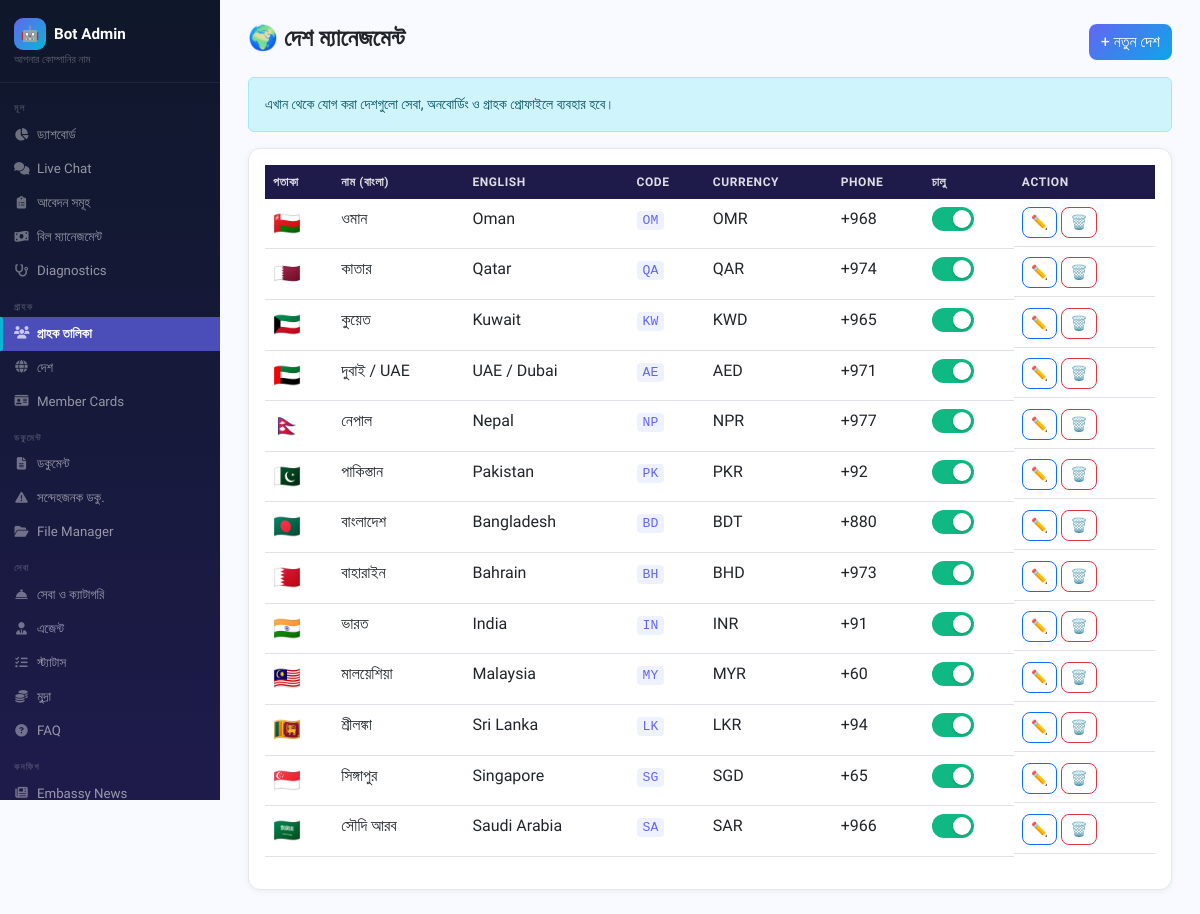
The app's page /admin/customers.php?tab=countries (signed in) with its own data.
### tables this page shows
CREATE TABLE IF NOT EXISTS `settings` (
  `id`            INT AUTO_INCREMENT PRIMARY KEY,
  `setting_key`   VARCHAR(100) NOT NULL UNIQUE,
  `setting_value` TEXT,
  `description`   VARCHAR(255),
  `updated_at`    TIMESTAMP DEFAULT CURRENT_TIMESTAMP ON UPDATE CURRENT_TIMESTAMP
);

CREATE TABLE IF NOT EXISTS `countries` (
  `id`           INT AUTO_INCREMENT PRIMARY KEY,
  `name_bn`      VARCHAR(100) NOT NULL,
  `name_en`      VARCHAR(100) NOT NULL,
  `code`         VARCHAR(5)   NOT NULL,
  `currency`     VARCHAR(10)  DEFAULT 'USD',
  `phone_prefix` VARCHAR(10)  DEFAULT '',
  `flag_emoji`   VARCHAR(10)  DEFAULT '',
  `is_active`    TINYINT(1)   DEFAULT 1,
  `created_at`   TIMESTAMP    DEFAULT CURRENT_TIMESTAMP
);

### config/database.php (called while the page is built, shortened)
<?php
class Database {
    private static ?Database $instance = null;
    private PDO $pdo;
    private function __construct() {
        try {
            $dsn = 'mysql:host=' . DB_HOST . ';dbname=' . DB_NAME . ';charset=utf8mb4';
            $this->pdo = new PDO($dsn, DB_USER, DB_PASS, [
                PDO::ATTR_ERRMODE            => PDO::ERRMODE_EXCEPTION,
                PDO::ATTR_DEFAULT_FETCH_MODE => PDO::FETCH_ASSOC,
                PDO::ATTR_EMULATE_PREPARES   => false,
                PDO::MYSQL_ATTR_INIT_COMMAND =>
                    "SET NAMES utf8mb4 COLLATE utf8mb4_unicode_ci; " .
                    "SET character_set_client    = utf8mb4; " .
                    "SET character_set_results   = utf8mb4; " .
                    "SET character_set_connection= utf8mb4;",
            ]);
        } catch (PDOException $e) {
            error_log('[BOT-DB] ' . $e->getMessage());
            http_response_code(200);
            exit('{"ok":true}');
        }
    }
    public static function getInstance(): self {
        if (!self::$instance) self::$instance = new self();
        return self::$instance;
    }
    public function fetchOne(string $sql, array $p = []): ?array {
        $s = $this->pdo->prepare($sql);
        $s->execute($p);
        return $s->fetch() ?: null;
    }
    public function fetchAll(string $sql, array $p = []): array {
        $s = $this->pdo->prepare($sql);
        $s->execute($p);
        return $s->fetchAll();
    }
}

### config/config.php (called while the page is built, shortened)
<?php
require_once __DIR__ . '/database.php';
class Config {
    public static function get(string $key, string $default = ''): string {
        try {
            $r = Database::getInstance()->fetchOne(
                "SELECT setting_value FROM settings WHERE setting_key=?", [$key]
            );
            return self::$cache[$key] = $r ? ($r['setting_value'] ?? $default) : $default;
        } catch (Exception $e) { return $default; }
    }
}

### admin/customers.php (the view, shortened to what this page needs)
<?php
require_once dirname(__DIR__).'/config/config.php';
$db   = Database::getInstance();
$tab  = $_GET['tab'] ?? 'customers';
$customers = []; $countries = []; $services = []; $statuses = []; $menuItems = []; $aiStats = [];
try { $customers = $db->fetchAll("SELECT c.*,co.name_bn as country_name FROM customers c LEFT JOIN countries co ON c.country_id=co.id ORDER BY c.created_at DESC"); } catch(Exception $e) {}
try { $countries = $db->fetchAll("SELECT * FROM countries ORDER BY name_bn"); } catch(Exception $e) {}
?>
<!DOCTYPE html>
<html lang="bn">
<head>
<link rel="stylesheet" href="https://cdn.jsdelivr.net/npm/bootstrap@5.3.0/dist/css/bootstrap.min.css">
<link rel="stylesheet" href="https://cdnjs.cloudflare.com/ajax/libs/font-awesome/6.4.0/css/all.min.css">
<link rel="stylesheet" href="/admin/admin.css">
</head>
<body>
<?php $currentPage = 'customers'; include __DIR__.'/sidebar.php'; ?>
<div class="main">
<?php if ($tab==='customers'): ?>
<div class="d-flex justify-content-between align-items-center mb-3">
    <h4 class="fw-bold">👥 গ্রাহক তালিকা (<?=count($customers)?>)</h4>
    <div class="d-flex gap-2">
        <input type="text" id="srch" class="form-control" placeholder="নাম/মোবাইল..." style="width:200px">
        <button class="btn btn-success" onclick="openAddAppModal(null)"><i class="fa fa-plus"></i> আবেদন যোগ</button>
    </div>
</div>
<div class="card p-3">
<div class="table-responsive">
<table class="table table-hover" id="custTbl">
    <thead><tr><th>নাম</th><th>মোবাইল</th><th>দেশ</th><th>Platform</th><th>যোগদান</th><th>অ্যাকশন</th></tr></thead>
    <tbody>
    <?php foreach ($customers as $c): ?>
    <tr>
        <td>
            <div class="fw-semibold"><?=htmlspecialchars($c['name']??'—')?></div>
            <small class="text-muted"><?=htmlspecialchars($c['mobile']??'')?></small>
        </td>
        <td><?=htmlspecialchars($c['mobile']??'—')?></td>
        <td><?=htmlspecialchars($c['country_name']??'—')?></td>
        <td><?php
    $plt = strtolower($c['platform'] ?? '');
    $pcolor = match($plt) {
        'telegram'  => 'background:#29B6F6;color:#fff',
        'whatsapp'  => 'background:#25D366;color:#fff',
        'messenger' => 'background:#0084FF;color:#fff',
        default     => 'background:#6366F1;color:#fff',
    };
    $picon = match($plt) {
        'telegram'  => '✈',
        'whatsapp'  => '💬',
        'messenger' => '💙',
        default     => '🤖',
    };
?><span class="badge" style="<?=$pcolor?>;font-size:.72rem;padding:4px 9px;border-radius:20px">
    <?=$picon?> <?=strtoupper($plt)?>
</span></td>
        <td><small><?=date('d/m/Y',strtotime($c['created_at']))?></small></td>
        <td>
            <div class="d-flex gap-1 flex-wrap">
                <button class="btn btn-sm btn-primary py-0" onclick="openCustomerDetail(<?=(int)$c['id']?>, this.getAttribute('data-name'))" data-name="<?=htmlspecialchars($c['name']??'Customer',ENT_QUOTES)?>"  title="বিস্তারিত — আবেদন, পেমেন্ট, ডকুমেন্ট">📊 বিস্তারিত</button>
                <button class="btn btn-sm btn-success py-0" onclick="openAddAppModal(<?=(int)$c['id']?>)" title="আবেদন যোগ">➕</button>
                <button class="btn btn-sm btn-outline-primary py-0" onclick="openEdit(this)" data-customer='<?=htmlspecialchars(json_encode($c,JSON_UNESCAPED_UNICODE),ENT_QUOTES)?>'  title="এডিট">✏️</button>
                <a href="/admin/?page=chat&cid=<?=$c['id']?>" class="btn btn-sm btn-outline-secondary py-0">💬</a>
                <
                <button class="btn btn-sm btn-outline-danger py-0" onclick="deleteCustomer(<?=(int)$c['id']?>, this.getAttribute('data-name'))" data-name="<?=htmlspecialchars($c['name']??'Customer',ENT_QUOTES)?>">🗑️</button>
            </div>
        </td>
    </tr>
    <?php endforeach; ?>
    </tbody>
</table>
</div>
</div>
<?php elseif ($tab==='countries'): ?>
<div class="d-flex justify-content-between align-items-center mb-3">
    <h4 class="fw-bold">🌍 দেশ ম্যানেজমেন্ট</h4>
    <button class="btn btn-primary" onclick="openCountryModal()">+ নতুন দেশ</button>
</div>
<div class="alert alert-info small">এখান থেকে যোগ করা দেশগুলো সেবা, অনবোর্ডিং ও গ্রাহক প্রোফাইলে ব্যবহার হবে।</div>
<div class="card p-3">
<table class="table table-hover">
    <thead><tr><th>পতাকা</th><th>নাম (বাংলা)</th><th>English</th><th>Code</th><th>Currency</th><th>Phone</th><th>চালু</th><th>Action</th></tr></thead>
    <tbody>
    <?php foreach ($countries as $co): ?>
    <tr>
        <td style="font-size:1.4rem"><?=htmlspecialchars($co['flag_emoji']??'')?></td>
        <td><?=htmlspecialchars($co['name_bn'])?></td>
        <td><?=htmlspecialchars($co['name_en']??'')?></td>
        <td><code><?=htmlspecialchars($co['code']??'')?></code></td>
        <td><?=htmlspecialchars($co['currency']??'')?></td>
        <td><?=htmlspecialchars($co['phone_prefix']??'')?></td>
        <td><label class="toggle-feature"><input type="checkbox" <?=$co['is_active']?'checked':''?> onchange="api({action:'toggle_country',id:<?=(int)$co['id']?>})"><span class="toggle-slider"></span></label></td>
        <td class="d-flex gap-1">
            <button class="btn btn-sm btn-outline-primary" onclick="editCountry(this)" data-country='<?=htmlspecialchars(json_encode($co,JSON_UNESCAPED_UNICODE),ENT_QUOTES)?>'>✏️</button>
            <button class="btn btn-sm btn-outline-danger" onclick="delGeneric('delete_country',<?=(int)$co['id']?>)">🗑️</button>
        </td>
    </tr>
    <?php endforeach; ?>
    </tbody>
</table>
</div>
<?php endif; ?>
</div>
</body>
</html>

### admin/sidebar.php (shortened to what this page needs)
<?php
function _nl(string $url, string $icon, string $label, string $id, string $cp, int $badge=0): void {
    $a = $cp === $id ? ' active' : '';
    $b = $badge > 0 ? "<span class='sb-badge'>$badge</span>" : '';
    echo "<a href='$url' class='sb-link$a'><i class='fas $icon'></i><span>$label</span>$b</a>\n";
}
$cp = $currentPage;
?>
<div class="sb">
  <div class="sb-brand">
    <div class="sb-logo">
      <div class="sb-icon">🤖</div>
      <span>Bot Admin</span>
    </div>
    <div class="sb-sub"><?= htmlspecialchars(Config::get('company_name','আপনার কোম্পানির নাম')) ?></div>
  </div>
  <nav style="flex:1;padding:6px 0;">
    <span class="sb-section">মূল</span>
    <?php
    _nl('/admin/',                            'fa-chart-pie',          'ড্যাশবোর্ড',       'dashboard',    $cp);
    ?>
    <span class="sb-section">গ্রাহক</span>
    <span class="sb-section">ডকুমেন্ট</span>
    <span class="sb-section">সেবা</span>
    <span class="sb-section">কনফিগ</span>
  </nav>
</div>

### admin/admin.css (style rules this page uses)
body { font-family: 'Hind Siliguri', 'Segoe UI', sans-serif; background: #F8FAFF; }
.table thead th { background: #1E1B4B; color: rgba(255,255,255,.85); font-size: .75rem; font-weight: 600; letter-spacing: .05em; text-transform: uppercase; border: none; }
.card { border-radius: 12px; border: 1px solid #E5E7EB; box-shadow: 0 1px 6px rgba(0,0,0,.06); }
.btn { border-radius: 8px; font-weight: 500; }
.btn-primary { background: linear-gradient(135deg, #6366F1, #0EA5E9); border: none; }
.toggle-feature { position: relative; display: inline-block; width: 42px; height: 24px; }
.toggle-slider { position: absolute; inset: 0; background: #CBD5E1; border-radius: 24px; cursor: pointer; transition: .2s; }
.toggle-slider::before { content: ''; position: absolute; width: 18px; height: 18px; left: 3px; bottom: 3px; background: #fff; border-radius: 50%; transition: .2s; box-shadow: 0 1px 3px rgba(0,0,0,.2); }
.toggle-feature input:checked + .toggle-slider { background: #10B981; }
.toggle-feature input:checked + .toggle-slider::before { transform: translateX(18px); }
code { background: #EEF2FF; color: #6366F1; padding: 2px 6px; border-radius: 4px; font-size: .82rem; }

### admin/sidebar.php (style rules this page uses)
.sb { position:fixed;top:0;left:0;width:220px;height:100vh; background:#0F172A;background:linear-gradient(180deg,#0F172A 0%,#1E1B4B 100%); display:flex;flex-direction:column;overflow-y:auto;overflow-x:hidden; z-index:1040;font-family:'Hind Siliguri','Segoe UI',sans-serif; }
.sb-brand { padding:18px 14px 14px;border-bottom:1px solid rgba(255,255,255,.06);flex-shrink:0; }
.sb-logo { display:flex;align-items:center;gap:8px;color:#fff;font-size:.95rem;font-weight:700; }
.sb-icon { width:32px;height:32px;border-radius:9px; background:linear-gradient(135deg,#6366F1,#06B6D4); display:flex;align-items:center;justify-content:center;font-size:.95rem;flex-shrink:0; }
.sb-sub { font-size:.68rem;color:rgba(255,255,255,.3);margin-top:2px; overflow:hidden;text-overflow:ellipsis;white-space:nowrap; }
.sb-section { font-size:.58rem;font-weight:700;letter-spacing:.13em;text-transform:uppercase; color:rgba(255,255,255,.2);padding:12px 14px 3px;display:block; }
.sb-link { display:flex!important;align-items:center;gap:8px; padding:8px 14px;color:rgba(255,255,255,.55)!important; text-decoration:none!important;font-size:.83rem; transition:background .12s,color .12s;position:relative; white-space:nowrap;line-height:1.35; }
.sb-link i { width:15px;text-align:center;font-size:.78rem;flex-shrink:0;opacity:.7; }
.sb-link span { flex:1; }
.sb-link.active { background:rgba(99,102,241,.7)!important;color:#fff!important;font-weight:600; }
.sb-link.active::before { content:'';position:absolute;left:0;top:0;bottom:0; width:3px;background:#06B6D4;border-radius:0 2px 2px 0; }
.main { margin-left:220px;padding:24px 28px;min-height:100vh;background:#F8FAFF; }

### records on screen
settings: setting_value "আপনার কোম্পানির নাম"
countries: flag_emoji "🇴🇲", name_bn "ওমান", name_en "Oman", code "OM", currency "OMR", phone_prefix "+968"
countries: flag_emoji "🇶🇦", name_bn "কাতার", name_en "Qatar", code "QA", currency "QAR", phone_prefix "+974"
countries: flag_emoji "🇰🇼", name_bn "কুয়েত", name_en "Kuwait", code "KW", currency "KWD", phone_prefix "+965"
countries: flag_emoji "🇦🇪", name_bn "দুবাই / UAE", name_en "UAE / Dubai", code "AE", currency "AED", phone_prefix "+971"
countries: flag_emoji "🇳🇵", name_bn "নেপাল", name_en "Nepal", code "NP", currency "NPR", phone_prefix "+977"
countries: flag_emoji "🇵🇰", name_bn "পাকিস্তান", name_en "Pakistan", code "PK", currency "PKR", phone_prefix "+92"
countries: flag_emoji "🇧🇩", name_bn "বাংলাদেশ", name_en "Bangladesh", code "BD", currency "BDT", phone_prefix "+880"
countries: flag_emoji "🇧🇭", name_bn "বাহারাইন", name_en "Bahrain", code "BH", currency "BHD", phone_prefix "+973"
countries: flag_emoji "🇮🇳", name_bn "ভারত", name_en "India", code "IN", currency "INR", phone_prefix "+91"
countries: flag_emoji "🇲🇾", name_bn "মালয়েশিয়া", name_en "Malaysia", code "MY", currency "MYR", phone_prefix "+60"
countries: flag_emoji "🇱🇰", name_bn "শ্রীলঙ্কা", name_en "Sri Lanka", code "LK", currency "LKR", phone_prefix "+94"
countries: flag_emoji "🇸🇬", name_bn "সিঙ্গাপুর", name_en "Singapore", code "SG", currency "SGD", phone_prefix "+65"
countries: flag_emoji "🇸🇦", name_bn "সৌদি আরব", name_en "Saudi Arabia", code "SA", currency "SAR", phone_prefix "+966"

### other values on screen
$label "ড্যাশবোর্ড Live Chat আবেদন সমূহ বিল ম্যানেজমেন্ট Diagnostics গ্রাহক তালিকা দেশ Member Cards ডকুমেন্ট সন্দেহজনক ডকু. File Manager সেবা ও ক্যাটাগরি এজেন্ট স্ট্যাটাস মুদ্রা FAQ Embassy News"
